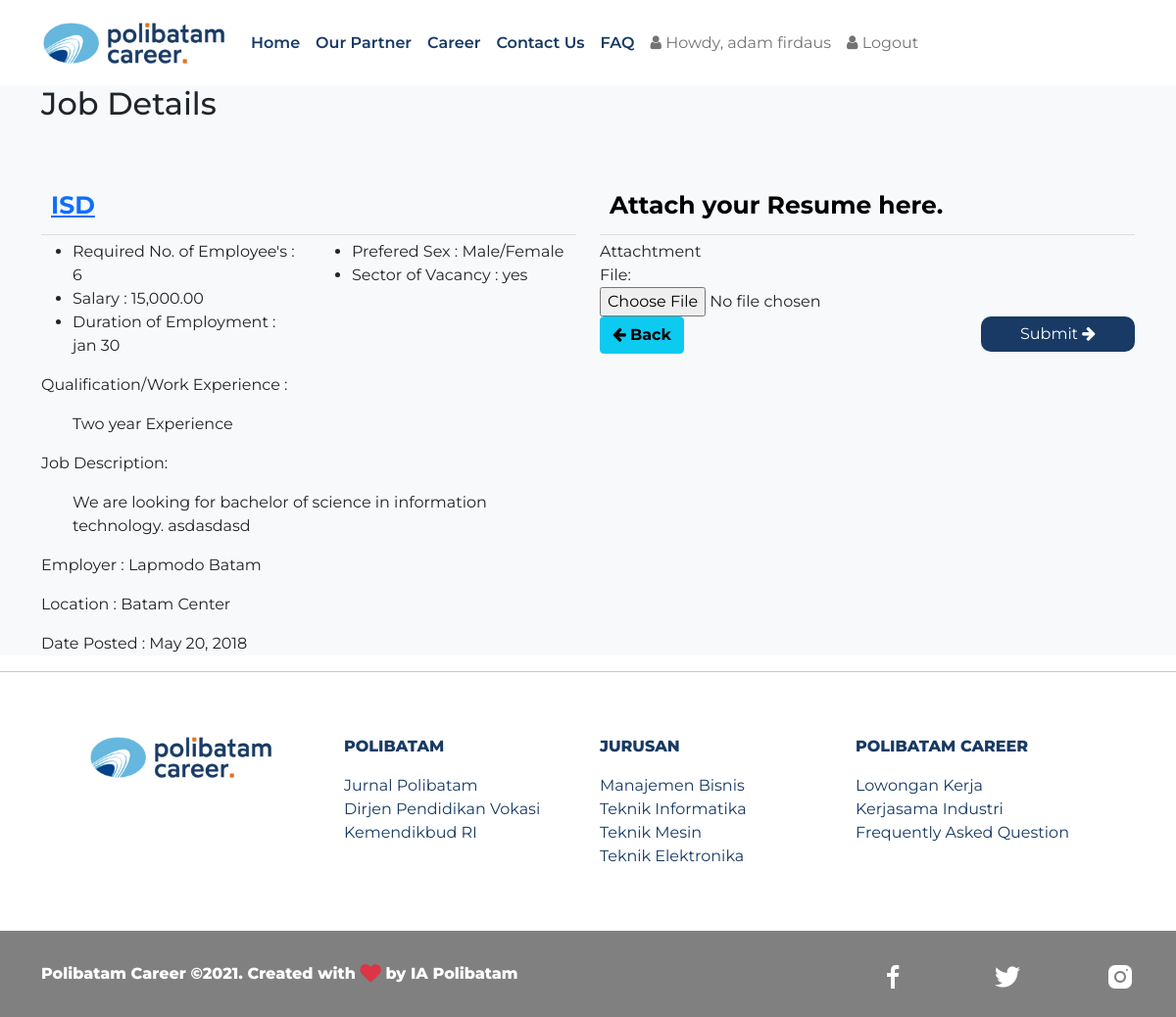
The app's page /index.php?q=apply&job=1&view=personalinfo (signed in) with its own data.
### tables this page shows
CREATE TABLE `tblapplicants` (
  `APPLICANTID` int(11) NOT NULL,
  `FNAME` varchar(90) NOT NULL,
  `LNAME` varchar(90) NOT NULL,
  `MNAME` varchar(90) NOT NULL,
  `ADDRESS` varchar(255) NOT NULL,
  `SEX` varchar(11) NOT NULL,
  `CIVILSTATUS` varchar(30) NOT NULL,
  `BIRTHDATE` date NOT NULL,
  `BIRTHPLACE` varchar(255) NOT NULL,
  `AGE` int(2) NOT NULL,
  `USERNAME` varchar(90) NOT NULL,
  `PASS` varchar(90) NOT NULL,
  `EMAILADDRESS` varchar(90) NOT NULL,
  `CONTACTNO` varchar(90) NOT NULL,
  `DEGREE` text NOT NULL,
  `APPLICANTPHOTO` varchar(255) NOT NULL,
  `NATIONALID` varchar(255) NOT NULL,
  `LINKEDINLINK` text NOT NULL
);

CREATE TABLE `tbljob` (
  `JOBID` int(11) NOT NULL,
  `COMPANYID` int(11) NOT NULL,
  `CATEGORY` varchar(90) NOT NULL,
  `OCCUPATIONTITLE` varchar(90) NOT NULL,
  `REQ_NO_EMPLOYEES` int(11) NOT NULL,
  `SALARIES` double NOT NULL,
  `DURATION_EMPLOYEMENT` varchar(90) NOT NULL,
  `QUALIFICATION_WORKEXPERIENCE` text NOT NULL,
  `JOBDESCRIPTION` text NOT NULL,
  `PREFEREDSEX` varchar(30) NOT NULL,
  `SECTOR_VACANCY` text NOT NULL,
  `JOBSTATUS` varchar(90) NOT NULL,
  `DATEPOSTED` datetime NOT NULL
);

CREATE TABLE `tblcompany` (
  `COMPANYID` int(11) NOT NULL,
  `COMPANYNAME` varchar(90) NOT NULL,
  `COMPANYADDRESS` varchar(90) NOT NULL,
  `COMPANYCONTACTNO` varchar(30) NOT NULL,
  `COMPANYSTATUS` varchar(90) NOT NULL,
  `COMPANYMISSION` text NOT NULL,
  `COMPANYLOGO` varchar(255) NOT NULL
);

### index.php (called while the page is built, shortened)
<?php
require_once("theme/templatees.php");
?>

### include/database.php (called while the page is built, shortened)
<?php
class Database {
	var $query = '';
	public $conn;
	public function open_connection() {
		try {
		$this->conn = new PDO("mysql:host=".server.";dbname=".database_name. "", user,pass);
		$this->conn->setAttribute(PDO::ATTR_ERRMODE, PDO::ERRMODE_EXCEPTION);
		}catch(PDOException $e){
			echo "Problem in database connection! Contact administrator!". $e->getMessage();
		}
	}
	function setQuery($sql='') {
		try {
		   $this->sql_string=$sql;
			$this->query = $this->conn->prepare($this->sql_string);
			$this->query->execute();
		  } catch (PDOException $e) {
		    echo "Failed to get query handle: " . $e->getMessage() . "\n";
		    exit;
		  }
	}
	function loadSingleResult() {
		$results = $this->query->fetch(PDO::FETCH_OBJ);
		return $results;
	}
}
$mydb = new Database();
?>

### include/applicant.php (called while the page is built, shortened)
<?php
require_once(LIB_PATH.DS.'database.php');
class Applicants {
	protected static  $tblname = "tblapplicants";
	function single_applicant($id=""){
			global $mydb;
			$mydb->setQuery("SELECT * FROM ".self::$tblname."
				Where APPLICANTID= '{$id}' LIMIT 1");
			$cur = $mydb->loadSingleResult();
			return $cur;
	}
}
?>

### applicationform.php (the view)
 <?php
if (isset($_GET['search'])) {
$jobid = $_GET['search'];
}else{
$jobid = '';
}
$sql = "SELECT * FROM `tblcompany` c,`tbljob` j WHERE c.`COMPANYID`=j.`COMPANYID` AND JOBID LIKE '%" . $jobid ."%' ORDER BY DATEPOSTED DESC" ;
$mydb->setQuery($sql);
$result = $mydb->loadSingleResult();
?>
<section class="ftco-section contact-section bg-light">
      <div class="container">
        <div class="row d-flex mb-5 contact-info">
            <h2 class="page-header" >Job Details</h2>
        </div>
        <div class="row block-9">
          <div class="col-md-6 order-md-last d-flex">
              <form class="form-horizontal span6  wow fadeInDown" action="process.php?action=submitapplication&JOBID=<?php echo $result->JOBID; ?>"  enctype="multipart/form-data"  method="POST" autocomplete="off">
               <?php require_once('applicantform.php') ?>
            </form>
          </div>
          <div class="col-md-6 d-flex">
                     <div class="panel">
                         <div class="panel-header">
                              <div style="border-bottom: 1px solid #ddd;padding: 10px;font-size: 25px;font-weight: bold;color: #000;margin-bottom: 5px;"><a href="<?php echo web_root.'index.php?q=viewjob&search='.$result->JOBID;?>"><?php echo $result->OCCUPATIONTITLE ;?></a>
                              </div>
                         </div>
                         <div class="panel-body">
                                  <div class="row contentbody">
                                        <div class="col-md-6">
                                            <ul>
                                                <li><i class="fp-ht-bed"></i>Required No. of Employee's : <?php echo $result->REQ_NO_EMPLOYEES; ?></li>
                                                <li><i class="fp-ht-food"></i>Salary : <?php echo number_format($result->SALARIES,2);  ?></li>
                                                <li><i class="fa fa-sun-"></i>Duration of Employment : <?php echo $result->DURATION_EMPLOYEMENT; ?></li>
                                            </ul>
                                        </div>
                                        <div class="col-md-6">
                                            <ul>
                                                <li><i class="fp-ht-tv"></i>Prefered Sex : <?php echo $result->PREFEREDSEX; ?></li>
                                                <li><i class="fp-ht-computer"></i>Sector of Vacancy : <?php echo $result->SECTOR_VACANCY; ?></li>
                                            </ul>
                                        </div>
                                        <div class="col-md-12">
                                            <p>Qualification/Work Experience :</p>
                                             <ul style="list-style: none;">
                                                <li><?php echo $result->QUALIFICATION_WORKEXPERIENCE ;?></li>
                                            </ul>
                                        </div>
                                        <div class="col-md-12">
                                            <p>Job Description:</p>
                                            <ul style="list-style: none;">
                                                 <li><?php echo $result->JOBDESCRIPTION ;?></li>
                                            </ul>
                                         </div>
                                        <div class="col-md-12">
                                            <p>Employer :  <?php echo  $result->COMPANYNAME; ?></p>
                                            <p>Location :  <?php echo  $result->COMPANYADDRESS; ?></p>
                                        </div>
                                    </div>
                         </div>
                         <div class="panel-footer">
                              Date Posted :  <?php echo date_format(date_create($result->DATEPOSTED),'M d, Y'); ?>
                         </div>
                     </div>
          </div>
        </div>
      </div>
    </section>

### theme/templatees.php (shortened to what this page needs)
<?php
   if (isset($_SESSION['APPLICANTID'])) {
        $applicant = new Applicants();
        $appl  = $applicant->single_applicant($_SESSION['APPLICANTID']);
    }
?>
<!DOCTYPE html>
<html lang="en">
<head>
    <link rel="stylesheet" href="assets/owl-carousel/assets/owl.carousel.min.css" />
    <link rel="stylesheet" href="assets/owl-carousel/assets/owl.theme.default.min.css" />
    <link href="https://cdn.jsdelivr.net/npm/bootstrap@5.0.2/dist/css/bootstrap.min.css" rel="stylesheet" />
    <link href="https://cdnjs.cloudflare.com/ajax/libs/font-awesome/4.0.3/css/font-awesome.css" rel="stylesheet" />
    <link rel="stylesheet" href="assets/css/style.css" />
</head>
<body>
    <nav class="navbar navbar-expand-lg navbar-light bg-white py-3 sticky-top">
        <div class="container">
            <a class="navbar-brand" href="#">
                <img width="190" height="45" src="assets/logo/logopolcar.png" alt="" />
            </a>
            <div class="collapse navbar-collapse" id="navbarSupportedContent">
                <ul class="navbar-nav me-auto mb-2 mb-lg-0">
                    <li class="nav-item">
                        <a class="nav-link text-semibold text-blue" aria-current="page" href="<?php echo web_root; ?>index.php">Home</a>
                    </li>
                    <li class="nav-item">
                        <a class="nav-link text-semibold text-blue" href="#company">Our Partner</a>
                    </li>
                    <li class="nav-item">
                        <a class="nav-link text-semibold text-blue" href="#career">Career</a>
                    </li>
                    <li class="nav-item">
                        <a class="nav-link text-semibold text-blue" href="#contact">Contact Us</a>
                    </li>
                    <li class="nav-item">
                        <a class="nav-link text-semibold text-blue" href="#faq">FAQ</a>
                    </li>
                </ul>
                <?php if (!isset($_SESSION['APPLICANTID'])) { ?>
                    <div class="d-flex">
                    <button class="btn btn-outline-blue shadow-sm px-5" data-bs-toggle="modal"
                        data-bs-target="#exampleModal">
                        Login
                    </button>
             <?php }else{ ?>
                <div class="collapse navbar-collapse" id="ftco-nav">
                    <ul class="navbar-nav ml-auto">
                        <li class="nav-item"><a class="nav-link" href="<?php echo web_root.'applicant-page/';?>"><i class="fa fa-user"></i> Howdy, <?php echo $appl->FNAME. ' '.$appl->LNAME ;?></a></li>
                        <li class="nav-item"><a class="nav-link" href="<?php echo web_root.'logout.php';?>"><i class="fa fa-user"></i> Logout</a></li>
                    </ul>
                </div>
             <?php } ?>
                </div>
            </div>
    </nav>
    <?php require_once($content);?>
    <hr>
    <div class="container">
        <div class="row p-5 pb-5 pt-5">
            <div class="col-md-3">
                <img src="assets/logo/logopolcar.png" width="190" height="45" alt="">
            </div>
            <div class="col-md-3">
                <p class="text-blue text-bold">
                    POLIBATAM
                </p>
                <div class="link text-blue">
                    <ul style="list-style: none; margin-left: -32px;">
                        <li><a href="#" class="nav-linku">Jurnal Polibatam</a></li>
                        <li><a href="#" class="nav-linku">Dirjen Pendidikan Vokasi</a></li>
                        <li><a href="#" class="nav-linku">Kemendikbud RI</a></li>
                    </ul>
                </div>
            </div>
            <div class="col-md-3">
                <p class="text-blue text-bold">
                    JURUSAN
                </p>
                <div class="link text-blue">
                    <ul style="list-style: none; margin-left: -32px;">
                        <li><a href="#" class="nav-linku">Manajemen Bisnis</a></li>
                        <li><a href="#" class="nav-linku">Teknik Informatika</a></li>
                        <li><a href="#" class="nav-linku">Teknik Mesin</a></li>
                        <li><a href="#" class="nav-linku">Teknik Elektronika</a></li>
                    </ul>
                </div>
            </div>
            <div class="col-md-3">
                <p class="text-blue text-bold">
                    POLIBATAM CAREER
                </p>
                <div class="link text-blue">
                    <ul style="list-style: none; margin-left: -32px;">
                        <li><a href="#" class="nav-linku">Lowongan Kerja</a></li>
                        <li><a href="#" class="nav-linku">Kerjasama Industri</a></li>
                        <li><a href="#" class="nav-linku">Frequently Asked Question</a></li>
                    </ul>
                </div>
            </div>
        </div>
    </div>
    <div class="py-3" style="background-color: grey;">
        <div class="container">
            <div class="row">
                <div class="col-md-9">
                    <p class="text-white mt-3 text-bold">Polibatam Career ©2021. Created with <i
                            class="fa fa-heart text-danger fa-lg"></i> by IA
                        Polibatam</p>
                </div>
                <div class="col-md-3">
                    <div class="social-media mt-3 d-flex justify-content-between">
                        <a href="#"><img src="assets/icons/facebook.png" alt=""></a>
                        <a href="#"><img src="assets/icons/Twitter.png" alt=""></a>
                        <a href="#"><img src="assets/icons/Instagram.png" alt=""></a>
                    </div>
                </div>
            </div>
        </div>
    </div>
</body>
</html>

### records on screen
tblapplicants: FNAME "adam", LNAME "firdaus"
tbljob: OCCUPATIONTITLE "ISD", REQ_NO_EMPLOYEES "6", SALARIES "15,000.00", DURATION_EMPLOYEMENT "jan 30", PREFEREDSEX "Male/Female", SECTOR_VACANCY "yes", QUALIFICATION_WORKEXPERIENCE "Two year Experience", JOBDESCRIPTION "We are looking for bachelor of science in information technology. asdasdasd", COMPANYID.COMPANYNAME "Lapmodo Batam", COMPANYID.COMPANYADDRESS "Batam Center", DATEPOSTED "May 20, 2018"
